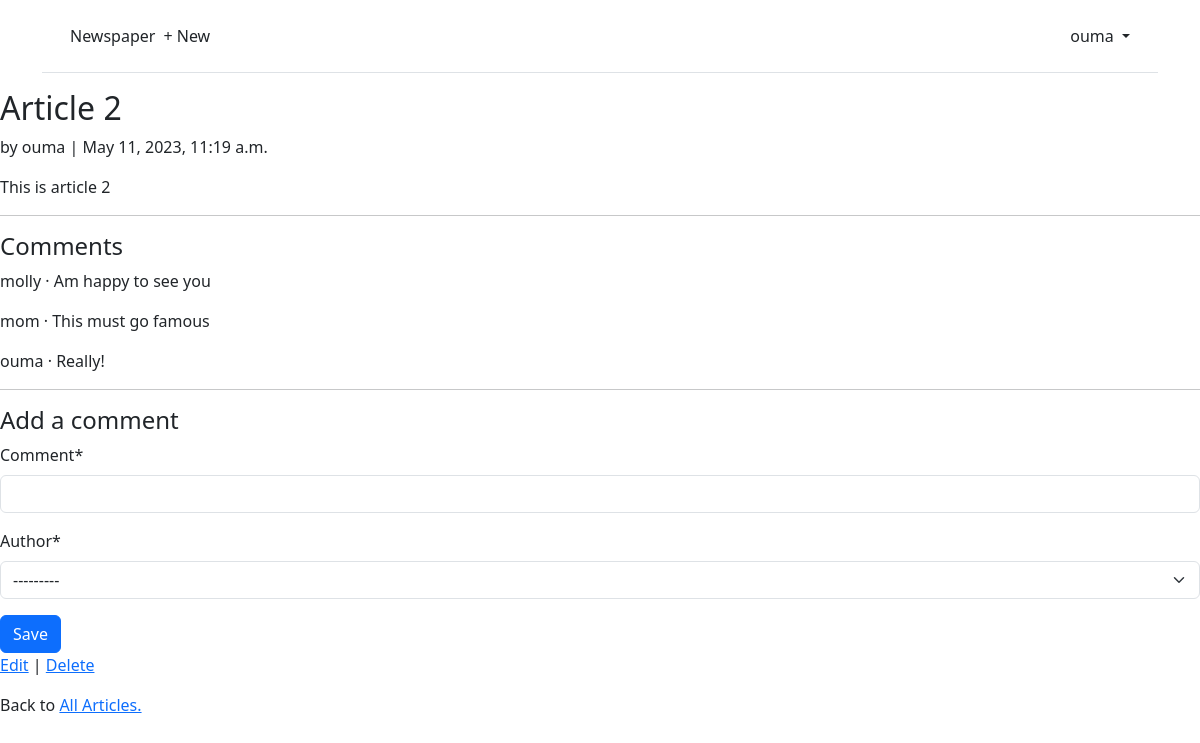
The app's page /articles/2/ (signed in) with its own data.
### accounts/models.py (models this page shows)
class CustomUser(AbstractUser):
    age = models.PositiveIntegerField(null=True, blank=True)

### articles/models.py (models this page shows, shortened)
class Article(models.Model):
    title = models.CharField(max_length=255)
    body = models.TextField()
    date = models.DateTimeField(auto_now_add=True)
    author = models.ForeignKey(
        settings.AUTH_USER_MODEL,
        on_delete=models.CASCADE,
    )

class Comment(models.Model):
    article = models.ForeignKey(Article, on_delete=models.CASCADE)
    comment = models.CharField(max_length=140)
    author = models.ForeignKey(
        settings.AUTH_USER_MODEL,
        on_delete=models.CASCADE,
    )
    def __str__(self):
        return self.comment

### articles/views.py (the view, shortened to what this page needs)
# urls.py: path('<int:pk>/', ArticleDetailView.as_view(), name='article_detail'),
class ArticleDetailView(LoginRequiredMixin, View):
    def get(self, request, *args, **kwargs):
        view = CommentGet.as_view()
        return view(request, *args, **kwargs)

### articles/forms.py
class CommentForm(forms.ModelForm):
    class Meta:
        model = Comment
        fields = ('comment', 'author')

### articles/views.py (called while the page is built)
    def get_context_data(self, **kwargs):
        context = super().get_context_data(**kwargs)
        context['form'] = CommentForm()
        return context

### templates/article_detail.html (shortened to what this page needs)
{% extends "base.html" %}
{% load crispy_forms_tags %}
{% block content %}
    <div class="article-entry">
        <h2>{{ object.title }}</h2>
        <p>by {{ object.author }} | {{ object.date }}</p>
        <p>{{ object.body }}</p>
    </div>
    <hr>
    <h4>Comments</h4>
    {% for comment in article.comment_set.all %}
        <p>{{ comment.author }} &middot; {{ comment }}</p>
    {% endfor %}
    <hr>
    <h4>Add a comment</h4>
    <form action="" method="post">
        {{ form|crispy }}
        <button class="btn btn-primary ml-2" type="submit">Save</button>
    </form>
    <p><a href="{% url 'article_edit' article.pk %}">Edit</a>
    | <a href="{% url 'article_delete' article.pk %}">Delete</a> </p>
    <p>Back to <a href="{% url 'article_list' %}">All Articles.</a> </p>
{% endblock content %}

### templates/base.html (shortened to what this page needs)
<!DOCTYPE html>
<html lang="en">
    <head>
        <link href="https://cdn.jsdelivr.net/npm/bootstrap@5.3.0-alpha3/dist/css/bootstrap.min.css" rel="stylesheet">
    </head>
    <body>
        <div class="container">
            <header class="p-3 mb-3 border-bottom">
                <div class="container">
                    <div class="d-flex flex-wrap align-items-center justify-content-center
                    justify-content-lg-start">
                        <a class="navbar-brand" href="{% url 'home' %}">Newspaper</a>
                        <ul class="nav col-12 col-lg-auto me-lg-auto mb-2 justify-content-center mb-md-0">
                            {% if user.is_authenticated %}
                            <li><a href="{% url 'article_new' %}" class="nav-link px-2 link-dark">+ New</a> </li>
                        </ul>
                        <div class="dropdown text-end">
                            <a href="#" class="d-block link-dark text-decoration-none dropdown-toggle"
                            id="dropdownUser1" data-bs-toggle="dropdown" aria-expanded="false">
                            {{ user.username }}
                            </a>
                        </div>
                            {% endif %}
                    </div>
                </div>
            </header>
        </div>
        <main>
            {% block content %}
            {% endblock content %}
        </main>
    </body>
</html>

### records on screen
CustomUser: username "ouma"
Article: title "Article 2", author "ouma", date "May 11, 2023, 11:19 a.m.", body "This is article 2"
Comment: author "molly", comment "Am happy to see you"
Comment: author "mom", comment "This must go famous"
Comment: author "ouma", comment "Really!"
